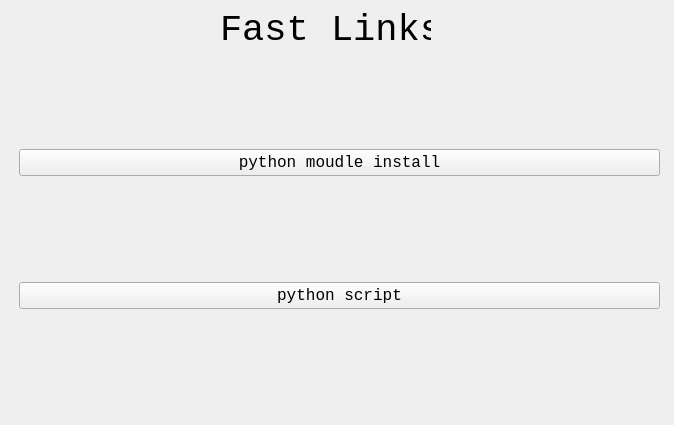
<?xml version="1.0" encoding="UTF-8"?>
<ui version="4.0">
 <class>MainWindow</class>
 <widget class="QMainWindow" name="MainWindow">
  <property name="geometry">
   <rect>
    <x>0</x>
    <y>0</y>
    <width>674</width>
    <height>425</height>
   </rect>
  </property>
  <property name="windowTitle">
   <string>Fast Link</string>
  </property>
  <widget class="QWidget" name="centralwidget">
   <widget class="QLabel" name="label">
    <property name="geometry">
     <rect>
      <x>220</x>
      <y>10</y>
      <width>211</width>
      <height>41</height>
     </rect>
    </property>
    <property name="font">
     <font>
      <family>Consolas</family>
      <pointsize>28</pointsize>
     </font>
    </property>
    <property name="text">
     <string>Fast Links</string>
    </property>
   </widget>
   <widget class="QWidget" name="verticalLayoutWidget">
    <property name="geometry">
     <rect>
      <x>19</x>
      <y>49</y>
      <width>641</width>
      <height>361</height>
     </rect>
    </property>
    <layout class="QVBoxLayout" name="verticalLayout">
     <item>
      <widget class="QPushButton" name="pushButton_2">
       <property name="font">
        <font>
         <family>Consolas</family>
         <pointsize>12</pointsize>
        </font>
       </property>
       <property name="text">
        <string>python moudle install</string>
       </property>
      </widget>
     </item>
     <item>
      <widget class="QPushButton" name="pushButton">
       <property name="font">
        <font>
         <family>Consolas</family>
         <pointsize>12</pointsize>
        </font>
       </property>
       <property name="text">
        <string>python script</string>
       </property>
      </widget>
     </item>
    </layout>
   </widget>
  </widget>
 </widget>
 <resources/>
 <connections/>
</ui>
